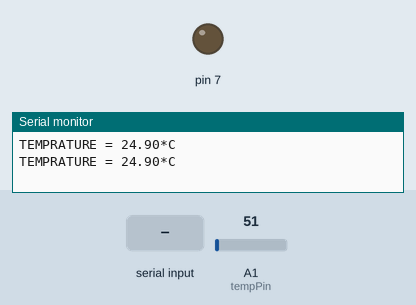
The sketch below on a simulated Arduino Uno, built with avr-gcc and run on an emulated ATmega328P. Parts: output pins drawn as LEDs (lit = HIGH), the last lines printed to the serial monitor. The test bench sets the inputs (shaded band); at power-on: A1 (tempPin) = 51.

Above: at 3.8 s.
3.9 s: "90,45\n" received over Serial
At 7.8 s:
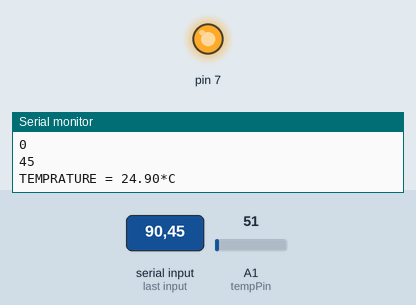
8.5 s: "30,150\n" received over Serial
At 12.2 s:
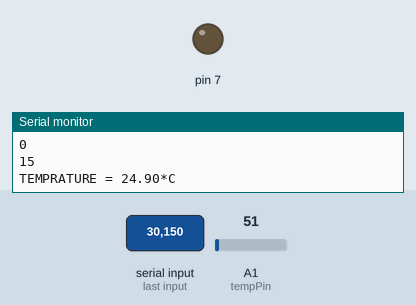
12.5 s: A1 (tempPin) set to 34
18.2 s: A1 (tempPin) set to 27
At 23.8 s:
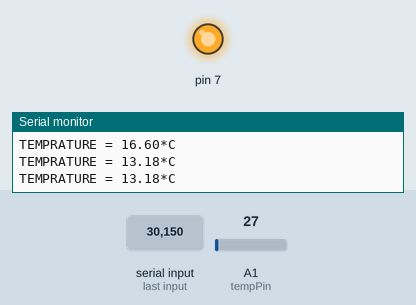
24.5 s: "5\n" received over Serial
At 28.1 s:
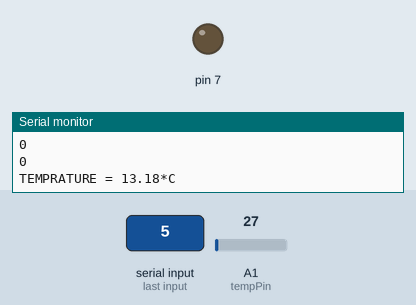
Timing chart, 0 to 29.5 s (numbered marks = the images above; inputs shaded):
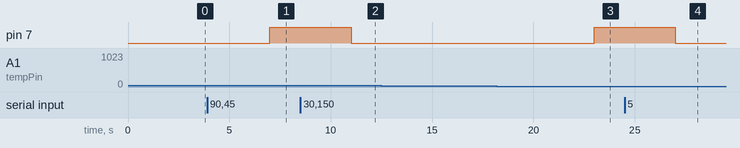

The sketch:

peltire_air_cooler.ino
```cpp
static unsigned int minval= 30;
static unsigned int maxval=34;

String pkt1="";
String pkt2="";


String data_buff="";
int val;
int tempPin = A1;
int ref= 7;

void setup()
{
Serial.begin(9600);
pinMode(7, OUTPUT);
}
void loop()
{
val = analogRead(tempPin);
float mv = ( val/1024.0)*5000;
float cel = mv/10;
float farh = (cel*9)/5 + 32;

Serial.print("TEMPRATURE = ");
Serial.print(cel);
Serial.print("*C");
Serial.println();
delay(3000);
if(Serial.available()>0)
{
  while(Serial.read()>0)
  {
  data_buff=Serial.readString();
pkt1=data_buff.substring(0,2);
pkt2=data_buff.substring(2,4);
minval=pkt1.toInt();
maxval=pkt2.toInt();
  Serial.print("bt data:");
  Serial.println(data_buff);
  Serial.println(minval);
  Serial.println(maxval);
  }
}
//if 16  2 32  off
if((cel>=minval)&& (cel<=maxval))
{


 digitalWrite(7 , HIGH);

  }

  else
  {
    //relay off
 digitalWrite(7, LOW);


    }

}
```

Measured:
- the behaviour switches between 31 and 30 on A1 (tempPin) (found by bisection; images 2 and 3)
- after the input at 3.9 s, pin 7: LOW → HIGH after 3.1 s
- after the input at 8.5 s, pin 7: HIGH → LOW after 2.5 s
- after the input at 18.2 s, pin 7: LOW → HIGH after 4.8 s
- after the input at 24.5 s, pin 7: HIGH → LOW after 2.5 s
